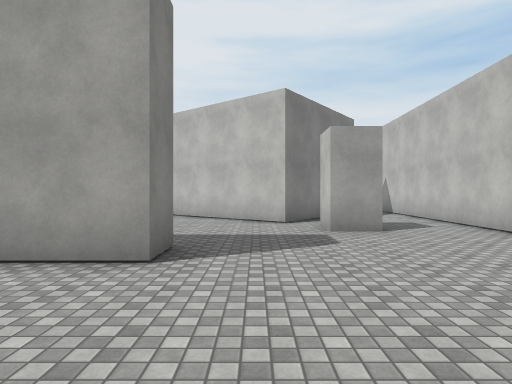
[1] (above)

24 first-person views from a walk through a scene from a Unity 3-D project. The camera is 1.5 m above the floor, looks level and sees 75° across. The floor is counted in squares, 2 m on a side. Each view is taken from the middle of a square. On the plan, view 1 faces up. The plan holds only what a view shows up to about 11 squares ahead; the rest is blank. The place goes on beyond the plan. The player is left out. Surface patterns are stand-ins for the level's own textures.

[2]
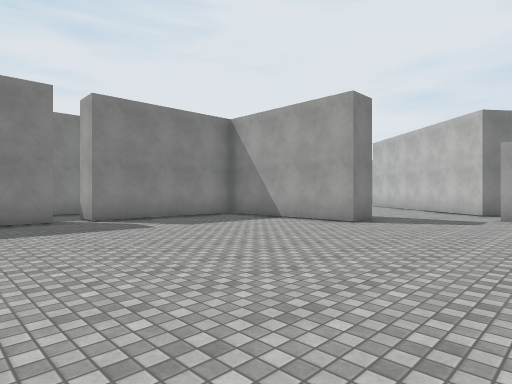

[3]
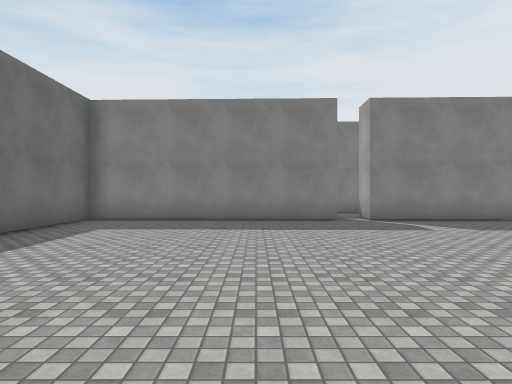

[4]
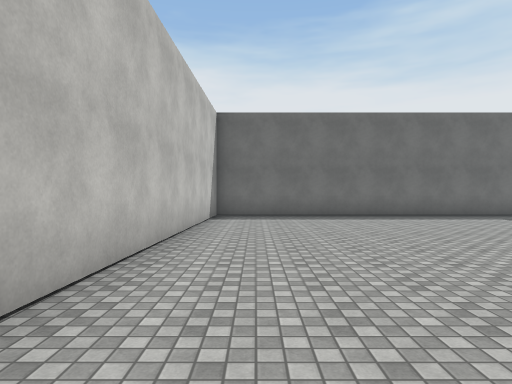

[5]
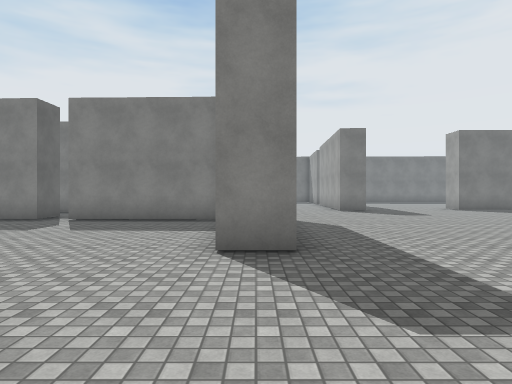

[6]
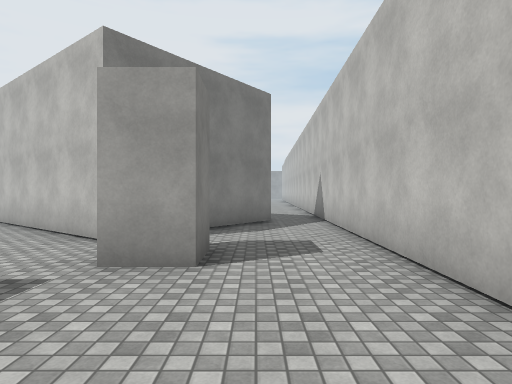

[7]
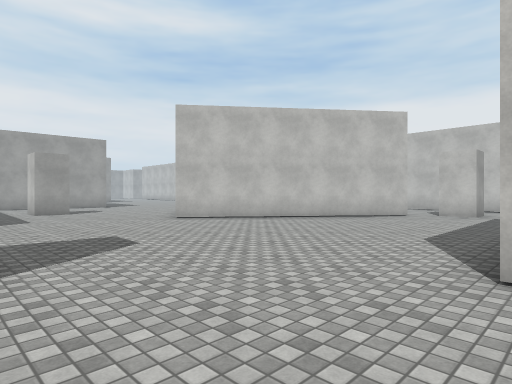

[8]
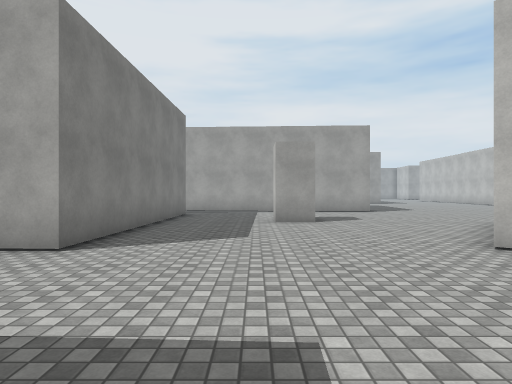

[9]
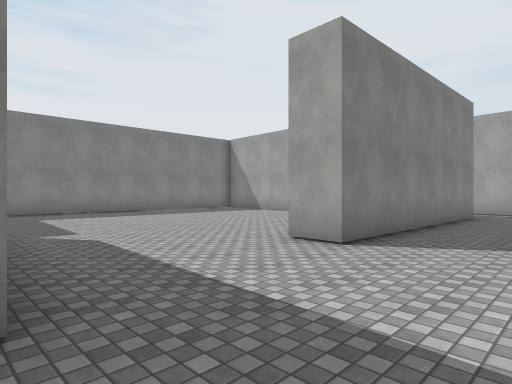

[10]
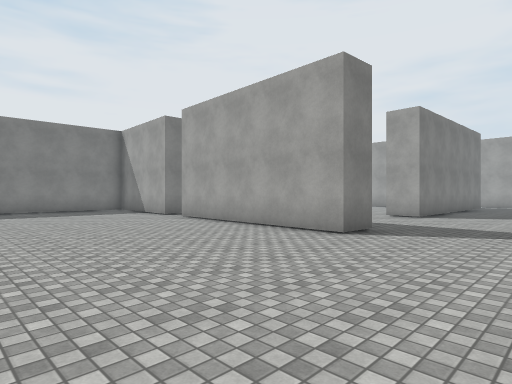

[11]
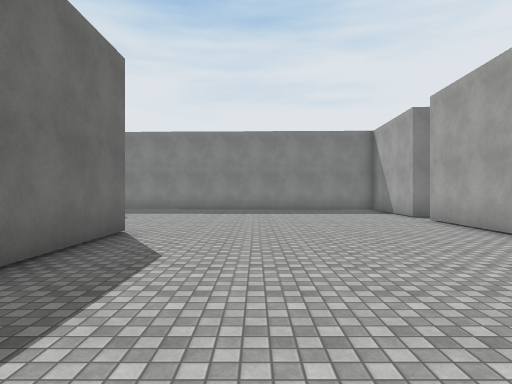

[12]
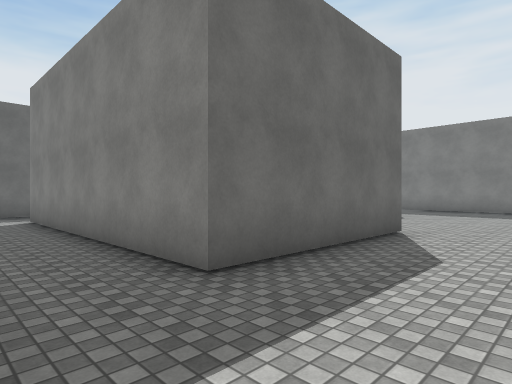

[13]
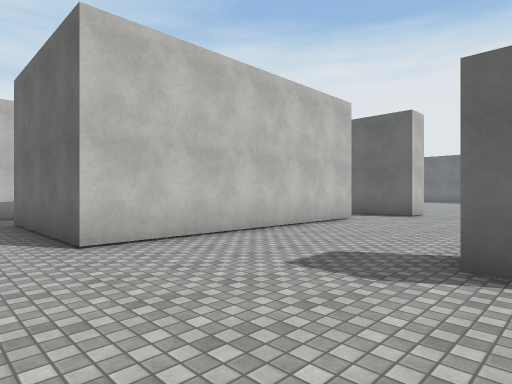

[14]
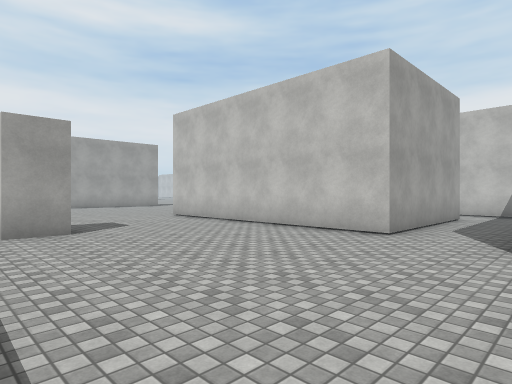

[15]
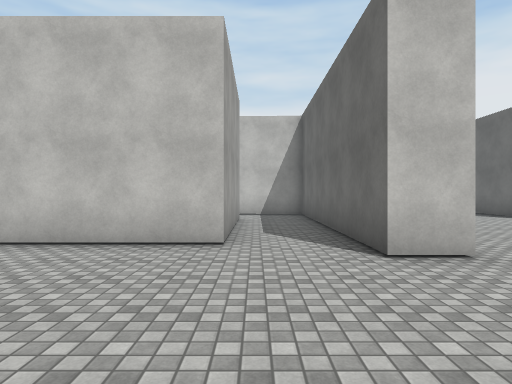

[16]
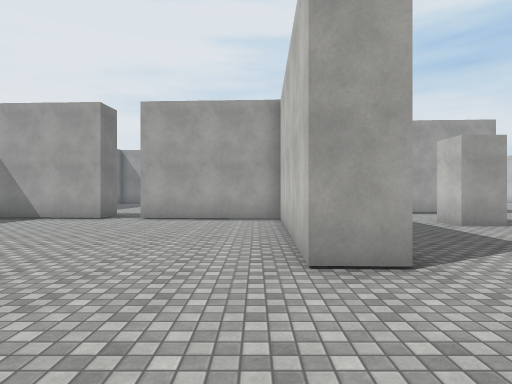

[17]
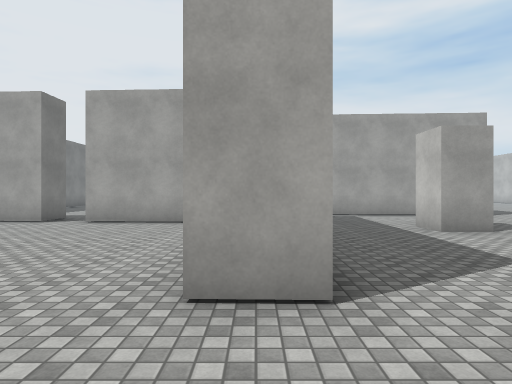

[18]
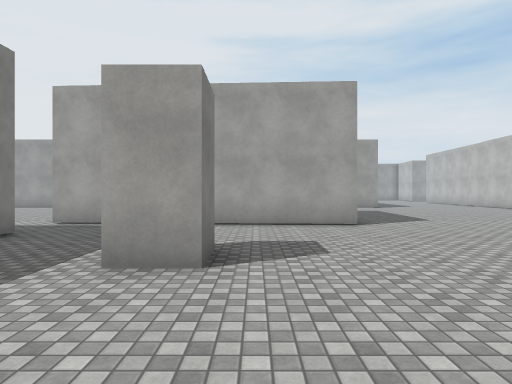

[19]
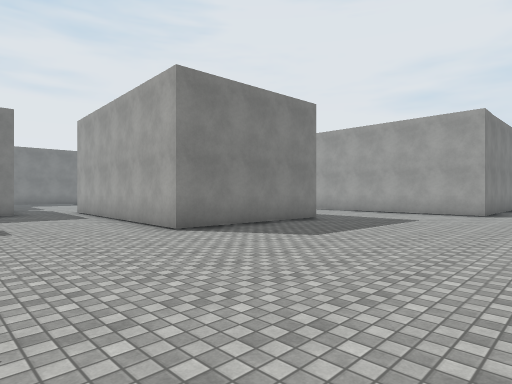

[20]
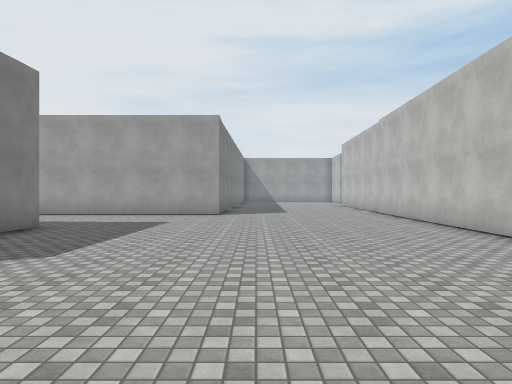

[21]
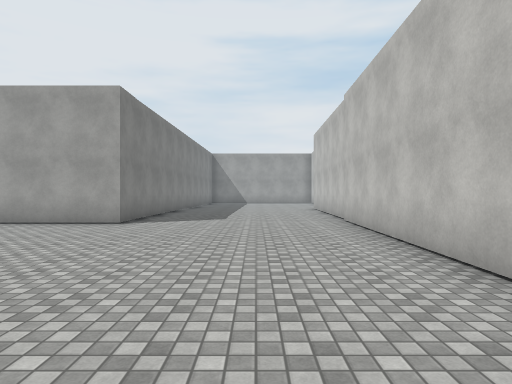

[22]
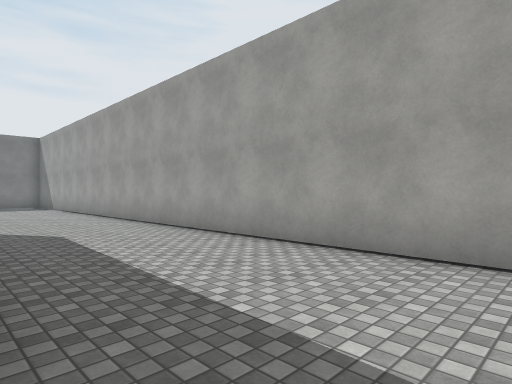

[23]
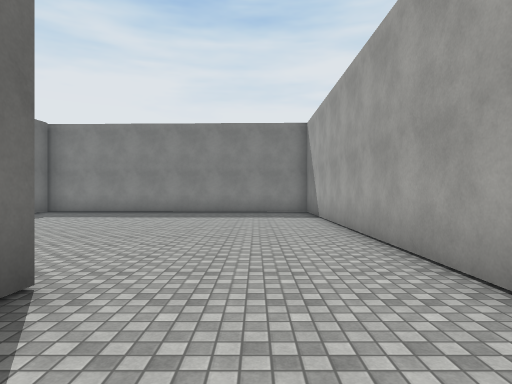

[24]
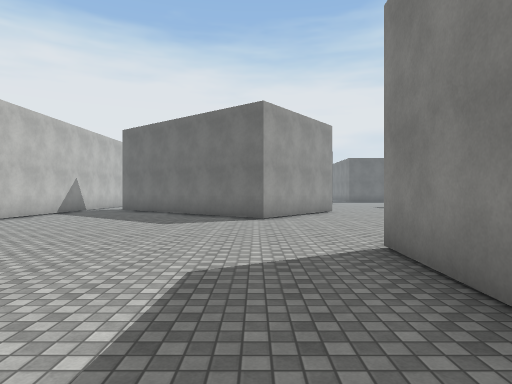

### Floor plan
Points are (right, up) in squares from view 1. A wall is a line through its corners. A room is listed if a view was taken in it or the views show most of it. See-through windows are left out.
Room 1 (views 1, 2, 3, 4, 5, 6, 7, 8, 9, 10, 11, 12, 13, 14, 15, 16, 17, 18, 19, 20, 21, 22, 23, 24)
walls: (-10, 8.4) (-10.1, 7.3) (-15.8, 7.6); (-3.7, 14) (-2.2, 15.9) (0.2, 14); (-5.8, 3) (-5.9, -1) (-6.9, -0.9); (-1.1, 4.5) (-1.1, 3.5) (-5.1, 3.5); (-6.5, 17.2) (-6.5, 16.3) (-7.5, 16.3) (-7.5, 17.4); (2.4, 7.4) (2.4, 6.3) (1.4, 6.3) (1.4, 7.4); (-6.8, 0.1) (-6.8, 0.6); (-8.8, 0.5) (-8.8, -6.5) (-13.3, -6.5) (-13.3, 0.5) (-8.8, 0.5); (3.4, 11.6) (0.7, 8) (-5, 12.4); (-11.3, 18) (-15.2, 18.2); (-16.8, 8.2) (-16.8, 7.6) (-18.1, 7.7); (-7, -1.8) (-5.9, -1.8) (-6.1, -8.5) (4.2, -8.5) (4.5, 0.2); (-10.3, 19) (-10.5, 12.2) (-11.5, 12.2) (-11.3, 17.8); (4.6, 5.1) (4.9, 16.1); (-16.3, 19.3) (-16.3, 18.3) (-19.3, 18.4); (-17.6, -1.6) (-17.1, -1.6); (-17.1, -2.5) (-18.1, -2.5); (-3.5, 25) (-3.7, 20.5) (-10.9, 20.9); (-10.6, 25.3) (-10.1, 25.3); (5.1, 23.3) (5.3, 32.1); (-14.2, -9.5) (-14.2, -8.5) (-7.1, -8.5) (-7, -6); (-0.1, 32.1) (-0.2, 28.9) (-11.6, 28.9)
ways out: opening at (-16, 19); opening at (-10.7, 27); opening at (-10, 20); gap at (-6, -1)

Positions as (right, up) in squares from view 1, and headings:
1: (0, 0), facing up
2: (3, -4), facing up-left
3: (3, -4), facing left
4: (3, 2), facing down
5: (3, 4), facing left
6: (3, 3), facing up
7: (-10, 4), facing up-right
8: (-8, 8), facing up
9: (-8, 8), facing up-left
10: (-7, 2), facing up-left
11: (-7, 3), facing left
12: (-7, 3), facing down-left
13: (-18, 2), facing down-right
14: (-19, -9), facing up-right
15: (-18, -7), facing right
16: (-12, 9), facing up
17: (-11, 10), facing up
18: (-6, 13), facing up
19: (2, 17), facing up-left
20: (1, 18), facing up
21: (3, 21), facing up
22: (-2, 25), facing up-left
23: (-8, 27), facing left
24: (-2, 25), facing down
